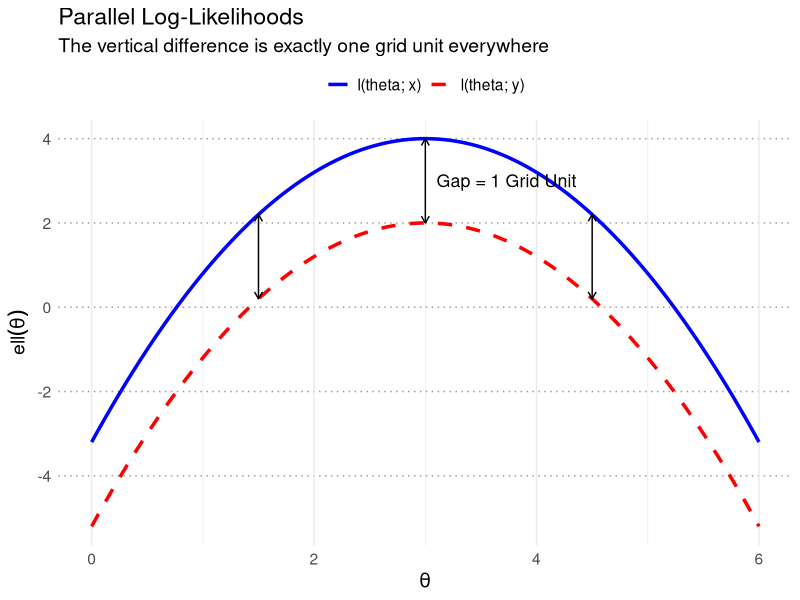

Here is the R script that generated this plot:
## ---- chunk 1
#| fig-cap: "Visualizing Parallel Log-Likelihoods (Gap = 1 Grid Unit)"
#| echo: false
#| fig-align: "center"
#| message: false
#| warning: false
#| out.width: "70%"

library(ggplot2)

# Define range for theta
theta <- seq(0, 6, length.out = 300)

# Define log-likelihood functions
# Peak is set exactly at y = 4 to align with a grid line
ll_x <- -0.8 * (theta - 3)^2 + 4 

# The gap is set to 2, which matches the grid spacing defined below
const_diff <- 2
ll_y <- ll_x - const_diff

# Create data frame for plotting
df <- data.frame(
  theta = rep(theta, 2),
  loglik = c(ll_x, ll_y),
  curve = rep(c("l(theta; x)", "l(theta; y)"), each = 300)
)

# Arrows at multiple points to show constant vertical gap
arrow_x <- c(1.5, 3, 4.5)
arrow_df <- data.frame(
  x = arrow_x,
  y_start = -0.8 * (arrow_x - 3)^2 + 4,
  y_end = -0.8 * (arrow_x - 3)^2 + 4 - const_diff
)

# Plot
ggplot(df, aes(x = theta, y = loglik, color = curve, linetype = curve)) +
  geom_line(linewidth = 1.2) +
  
  # Add vertical arrows
  geom_segment(data = arrow_df, aes(x = x, xend = x, y = y_start, yend = y_end),
               arrow = arrow(ends = "both", length = unit(0.2, "cm")), 
               color = "black", inherit.aes = FALSE) +
  
  annotate("text", x = 3.1, y = 3, 
           label = "Gap = 1 Grid Unit", hjust = 0, size = 4.5) +

  # Styling
  scale_color_manual(values = c("blue", "red")) +
  scale_linetype_manual(values = c("solid", "dashed")) +
  
  # Force grid lines to align with the peaks and the gap
  scale_y_continuous(breaks = seq(-10, 10, by = 2)) +
  
  labs(x = expression(theta), y = expression(ell(theta)),
       title = "Parallel Log-Likelihoods",
       subtitle = "The vertical difference is exactly one grid unit everywhere") +
  theme_minimal() +
  theme(legend.title = element_blank(),
        legend.position = "top",
        text = element_text(size = 14),
        panel.grid.major.y = element_line(color = "gray60", linetype = "dotted"),
        panel.grid.minor.y = element_blank())
